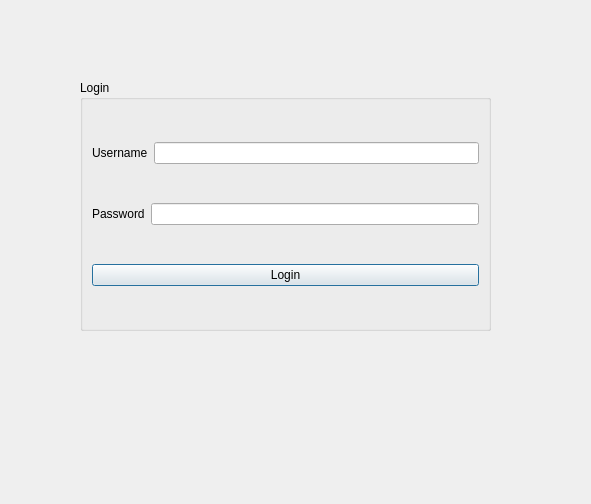
<?xml version="1.0" encoding="UTF-8"?>
<ui version="4.0">
 <class>Relogin</class>
 <widget class="QDialog" name="Relogin">
  <property name="geometry">
   <rect>
    <x>0</x>
    <y>0</y>
    <width>591</width>
    <height>504</height>
   </rect>
  </property>
  <property name="windowTitle">
   <string>Dialog</string>
  </property>
  <widget class="QGroupBox" name="groupBox_2">
   <property name="geometry">
    <rect>
     <x>80</x>
     <y>80</y>
     <width>411</width>
     <height>251</height>
    </rect>
   </property>
   <property name="title">
    <string>Login</string>
   </property>
   <layout class="QVBoxLayout" name="verticalLayout">
    <item>
     <layout class="QHBoxLayout" name="horizontalLayout_4">
      <item>
       <widget class="QLabel" name="label_4">
        <property name="text">
         <string>Username</string>
        </property>
       </widget>
      </item>
      <item>
       <widget class="QLineEdit" name="username1"/>
      </item>
     </layout>
    </item>
    <item>
     <layout class="QHBoxLayout" name="horizontalLayout_5">
      <item>
       <widget class="QLabel" name="label_5">
        <property name="text">
         <string>Password</string>
        </property>
       </widget>
      </item>
      <item>
       <widget class="QLineEdit" name="password1">
        <property name="echoMode">
         <enum>QLineEdit::Password</enum>
        </property>
       </widget>
      </item>
     </layout>
    </item>
    <item>
     <widget class="QPushButton" name="pushButton_4">
      <property name="text">
       <string>Login</string>
      </property>
     </widget>
    </item>
   </layout>
  </widget>
 </widget>
 <resources/>
 <connections/>
</ui>
